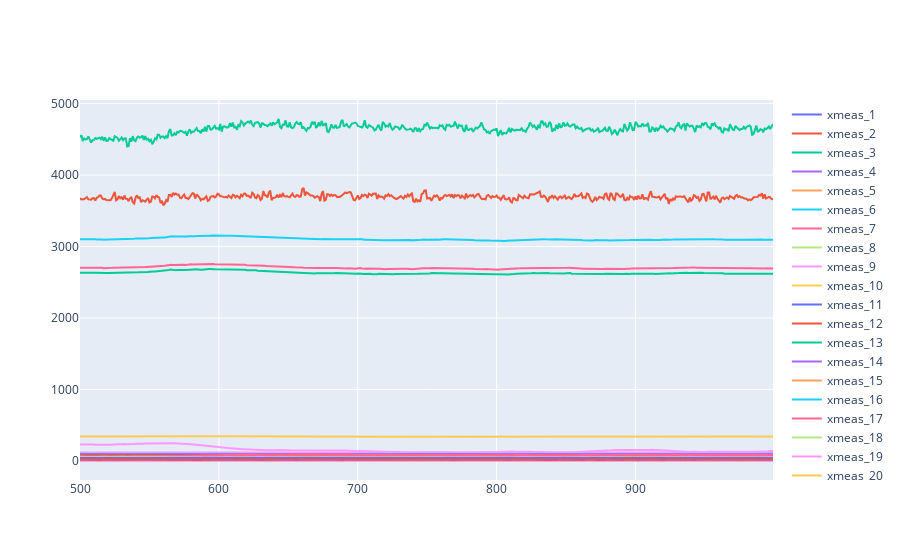

Write notebook code for a chart like this one.
### Code cell
data = faulty[(faulty['simulationRun'] == 1) & (faulty['faultNumber'] == 2)]

fig = go.Figure([
    go.Scatter(x=data.index, y=data[col], name=col) for col in data.columns.tolist()[4:]
])
fig.show()

### Figure 1 — Plotly figure (JSON) as saved in the notebook; plotly's stock layout.template omitted (floating-point values rounded to 4 significant figures; data arrays with more than 128 entries replaced by an {"elided": "..."} marker saying what was removed)
{"data": [{"name": "xmeas_1", "type": "scatter", "x": {"elided": "500 int values"}, "y": {"elided": "500 float values"}}, {"name": "xmeas_2", "type": "scatter", "x": {"elided": "500 int values"}, "y": {"elided": "500 float values"}}, {"name": "xmeas_3", "type": "scatter", "x": {"elided": "500 int values"}, "y": {"elided": "500 float values"}}, {"name": "xmeas_4", "type": "scatter", "x": {"elided": "500 int values"}, "y": {"elided": "500 float values"}}, {"name": "xmeas_5", "type": "scatter", "x": {"elided": "500 int values"}, "y": {"elided": "500 float values"}}, {"name": "xmeas_6", "type": "scatter", "x": {"elided": "500 int values"}, "y": {"elided": "500 float values"}}, {"name": "xmeas_7", "type": "scatter", "x": {"elided": "500 int values"}, "y": {"elided": "500 float values"}}, {"name": "xmeas_8", "type": "scatter", "x": {"elided": "500 int values"}, "y": {"elided": "500 float values"}}, {"name": "xmeas_9", "type": "scatter", "x": {"elided": "500 int values"}, "y": {"elided": "500 float values"}}, {"name": "xmeas_10", "type": "scatter", "x": {"elided": "500 int values"}, "y": {"elided": "500 float values"}}, {"name": "xmeas_11", "type": "scatter", "x": {"elided": "500 int values"}, "y": {"elided": "500 float values"}}, {"name": "xmeas_12", "type": "scatter", "x": {"elided": "500 int values"}, "y": {"elided": "500 float values"}}, {"name": "xmeas_13", "type": "scatter", "x": {"elided": "500 int values"}, "y": {"elided": "500 float values"}}, {"name": "xmeas_14", "type": "scatter", "x": {"elided": "500 int values"}, "y": {"elided": "500 float values"}}, {"name": "xmeas_15", "type": "scatter", "x": {"elided": "500 int values"}, "y": {"elided": "500 float values"}}, {"name": "xmeas_16", "type": "scatter", "x": {"elided": "500 int values"}, "y": {"elided": "500 float values"}}, {"name": "xmeas_17", "type": "scatter", "x": {"elided": "500 int values"}, "y": {"elided": "500 float values"}}, {"name": "xmeas_18", "type": "scatter", "x": {"elided": "500 int values"}, "y": {"elided": "500 float values"}}, {"name": "xmeas_19", "type": "scatter", "x": {"elided": "500 int values"}, "y": {"elided": "500 float values"}}, {"name": "xmeas_20", "type": "scatter", "x": {"elided": "500 int values"}, "y": {"elided": "500 float values"}}, {"name": "xmeas_21", "type": "scatter", "x": {"elided": "500 int values"}, "y": {"elided": "500 float values"}}, {"name": "xmeas_22", "type": "scatter", "x": {"elided": "500 int values"}, "y": {"elided": "500 float values"}}, {"name": "xmeas_23", "type": "scatter", "x": {"elided": "500 int values"}, "y": {"elided": "500 float values"}}, {"name": "xmeas_24", "type": "scatter", "x": {"elided": "500 int values"}, "y": {"elided": "500 float values"}}, {"name": "xmeas_25", "type": "scatter", "x": {"elided": "500 int values"}, "y": {"elided": "500 float values"}}, {"name": "xmeas_26", "type": "scatter", "x": {"elided": "500 int values"}, "y": {"elided": "500 float values"}}, {"name": "xmeas_27", "type": "scatter", "x": {"elided": "500 int values"}, "y": {"elided": "500 float values"}}, {"name": "xmeas_28", "type": "scatter", "x": {"elided": "500 int values"}, "y": {"elided": "500 float values"}}, {"name": "xmeas_29", "type": "scatter", "x": {"elided": "500 int values"}, "y": {"elided": "500 float values"}}, {"name": "xmeas_30", "type": "scatter", "x": {"elided": "500 int values"}, "y": {"elided": "500 float values"}}, {"name": "xmeas_31", "type": "scatter", "x": {"elided": "500 int values"}, "y": {"elided": "500 float values"}}, {"name": "xmeas_32", "type": "scatter", "x": {"elided": "500 int values"}, "y": {"elided": "500 float values"}}, {"name": "xmeas_33", "type": "scatter", "x": {"elided": "500 int values"}, "y": {"elided": "500 float values"}}, {"name": "xmeas_34", "type": "scatter", "x": {"elided": "500 int values"}, "y": {"elided": "500 float values"}}, {"name": "xmeas_35", "type": "scatter", "x": {"elided": "500 int values"}, "y": {"elided": "500 float values"}}, {"name": "xmeas_36", "type": "scatter", "x": {"elided": "500 int values"}, "y": {"elided": "500 float values"}}, {"name": "xmeas_37", "type": "scatter", "x": {"elided": "500 int values"}, "y": {"elided": "500 float values"}}, {"name": "xmeas_38", "type": "scatter", "x": {"elided": "500 int values"}, "y": {"elided": "500 float values"}}, {"name": "xmeas_39", "type": "scatter", "x": {"elided": "500 int values"}, "y": {"elided": "500 float values"}}, {"name": "xmeas_40", "type": "scatter", "x": {"elided": "500 int values"}, "y": {"elided": "500 float values"}}, {"name": "xmeas_41", "type": "scatter", "x": {"elided": "500 int values"}, "y": {"elided": "500 float values"}}, {"name": "xmv_1", "type": "scatter", "x": {"elided": "500 int values"}, "y": {"elided": "500 float values"}}, {"name": "xmv_2", "type": "scatter", "x": {"elided": "500 int values"}, "y": {"elided": "500 float values"}}, {"name": "xmv_3", "type": "scatter", "x": {"elided": "500 int values"}, "y": {"elided": "500 float values"}}, {"name": "xmv_4", "type": "scatter", "x": {"elided": "500 int values"}, "y": {"elided": "500 float values"}}, {"name": "xmv_5", "type": "scatter", "x": {"elided": "500 int values"}, "y": {"elided": "500 float values"}}, {"name": "xmv_6", "type": "scatter", "x": {"elided": "500 int values"}, "y": {"elided": "500 float values"}}, {"name": "xmv_7", "type": "scatter", "x": {"elided": "500 int values"}, "y": {"elided": "500 float values"}}, {"name": "xmv_8", "type": "scatter", "x": {"elided": "500 int values"}, "y": {"elided": "500 float values"}}, {"name": "xmv_9", "type": "scatter", "x": {"elided": "500 int values"}, "y": {"elided": "500 float values"}}, {"name": "xmv_10", "type": "scatter", "x": {"elided": "500 int values"}, "y": {"elided": "500 float values"}}, {"name": "xmv_11", "type": "scatter", "x": {"elided": "500 int values"}, "y": {"elided": "500 float values"}}], "layout": {}}
